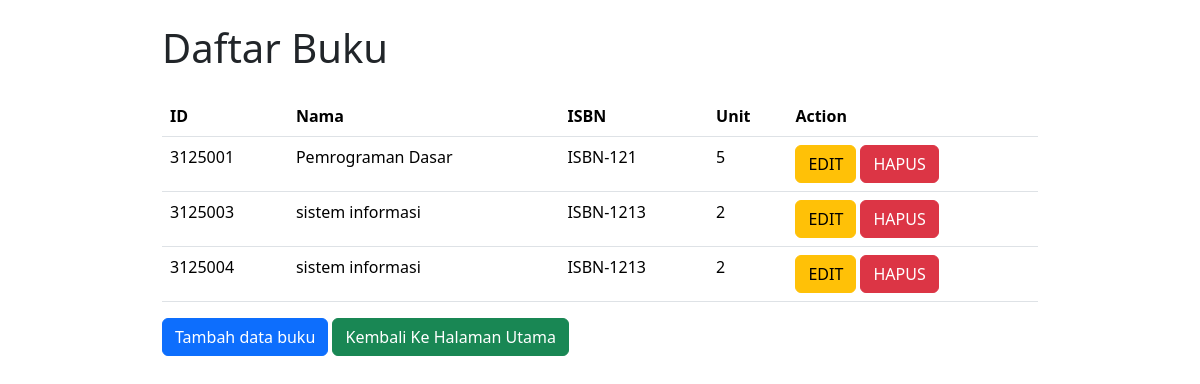
The app's page /buku.php with its own data.
### tables this page shows
CREATE TABLE `buku` (
  `id` int(11) NOT NULL,
  `nama_buku` text NOT NULL,
  `isbn` varchar(20) NOT NULL,
  `unit` int(6) NOT NULL
);

### buku.php (the view, shortened to what this page needs)
<?php
include_once("./connect.php");
$query = mysqli_query($db,"SELECT * FROM buku");
?>
<!DOCTYPE html>
<html lang="en">
<head>
    <link href="https://cdn.jsdelivr.net/npm/bootstrap@5.3.3/dist/css/bootstrap.min.css" rel="stylesheet">
</head>
<body>
    <div class="container w-75">
    <h1 class="my-4" >Daftar Buku</h1>
    <table class="table">
  <thead>
    <tr>
    <th scope="col">ID</th>
      <th scope="col">Nama</th>
      <th scope="col">ISBN</th>
      <th scope="col">Unit</th>
      <th scope="col">Action</th>
    </tr>
  </thead>
  <tbody>
    <?php foreach($query as $buku){ ?>
        <tr>
            <td><?php echo $buku["id"] ?></td>
            <td><?php echo $buku["nama_buku"] ?></td>
            <td><?php echo $buku["isbn"] ?></td>
            <td><?php echo $buku["unit"] ?></td>
            <td>
            <a class="btn btn-warning" href=<?php echo "edit-buku.php?id=" . $buku["id"] ?>>EDIT</a>
            <a class="btn btn-danger" href=<?php echo "delete-buku.php?id=" . $buku["id"] ?>>HAPUS</a>
            </td>
        </tr>
        <?php } ?>
  </tbody>
</table>
        <a class="btn btn-primary" href="./tambah-buku.php">Tambah data buku</a>
        <a class="btn btn-success" href="./index.php">Kembali Ke Halaman Utama</a>
        </div>
</body>
</html>

### records on screen
buku: id "3125001", nama_buku "Pemrograman Dasar", isbn "ISBN-121", unit "5"
buku: id "3125003", nama_buku "sistem informasi", isbn "ISBN-1213", unit "2"
buku: id "3125004", nama_buku "sistem informasi", isbn "ISBN-1213", unit "2"
